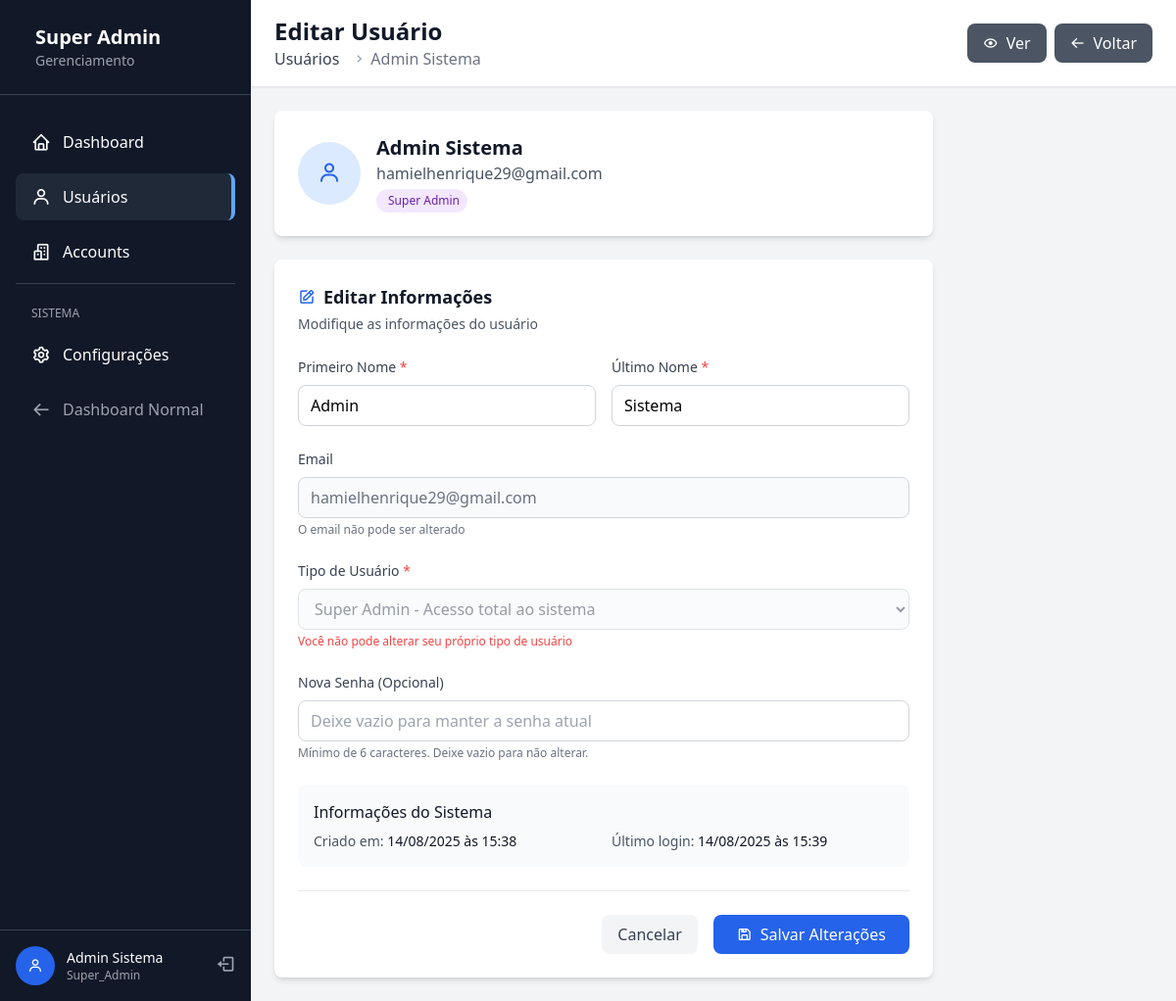
The app's page /super-admin/users/1/edit (signed in) with its own data.
### app/models/user.py (models this page shows, shortened)
class User(UserMixin, db.Model):
    __tablename__ = 'users'
    id = db.Column(db.Integer, primary_key=True)
    email = db.Column(db.String(120), unique=True, nullable=False, index=True)
    password_hash = db.Column(db.String(128), nullable=False)
    first_name = db.Column(db.String(50), nullable=False)
    last_name = db.Column(db.String(50), nullable=False)
    theme_preference = db.Column(db.String(10), default='light')
    role = db.Column(db.Enum(UserRole), nullable=False, default=UserRole.USER)
    created_at = db.Column(db.DateTime, default=datetime.utcnow, nullable=False)
    updated_at = db.Column(db.DateTime, default=datetime.utcnow, onupdate=datetime.utcnow)
    last_login = db.Column(db.DateTime)
    accounts = db.relationship('Account',
                              secondary=user_accounts,
                              backref=db.backref('users', lazy='dynamic'),
                              lazy='dynamic')
    def get_full_name(self):
        return f"{self.first_name} {self.last_name}"
    def is_super_admin(self):
        return self.role == UserRole.SUPER_ADMIN
    def get_accessible_accounts(self):
        if self.is_super_admin():
            from .account import Account, AccountStatus
            return Account.query.filter(Account.status == AccountStatus.ACTIVE).all()
        else:
            return self.accounts.filter_by(is_active=True).all()

### app/frontend/routes/super_admin/users.py (the view, shortened to what this page needs)
@users_bp.route('/<int:user_id>/edit', methods=['GET', 'POST'])
@super_admin_required
def edit(user_id):
    user = User.query.get_or_404(user_id)
    return render_template('super_admin/users/edit.html', user=user)

### app/frontend/routes/super_admin/__init__.py (called while the page is built)
def super_admin_required(f):
    @wraps(f)
    @login_required
    def decorated_function(*args, **kwargs):
        if not current_user.is_authenticated:
            flash('Você precisa estar logado!', 'error')
            return redirect(url_for('auth.login'))
        if not current_user.is_super_admin():
            flash('Acesso negado! Área restrita para Super Admin.', 'error')
            return redirect(url_for('main.dashboard'))
        return f(*args, **kwargs)
    return decorated_function

### app/frontend/templates/super_admin/users/edit.html (shortened to what this page needs)
{% extends "super_admin/base.html" %}
{% block page_title %}Editar Usuário{% endblock %}
{% block breadcrumb %}
<nav class="flex" aria-label="Breadcrumb">
    <ol class="inline-flex items-center space-x-1 md:space-x-3">
        <li class="inline-flex items-center">
            <a href="{{ url_for('super_admin.users.index') }}" class="text-gray-700 hover:text-blue-600">
                Usuários
            </a>
        </li>
        <li>
            <div class="flex items-center">
                <i class='bx bx-chevron-right text-gray-400'></i>
                <span class="ml-1 text-gray-500">{{ user.get_full_name() }}</span>
            </div>
        </li>
    </ol>
</nav>
{% endblock %}
{% block header_actions %}
<div class="flex space-x-2">
    <a href="{{ url_for('super_admin.users.view', user_id=user.id) }}"
       class="bg-gray-600 hover:bg-gray-700 text-white px-4 py-2 rounded-lg flex items-center transition-colors">
        <i class='bx bx-show mr-2'></i>
        Ver
    </a>
    <a href="{{ url_for('super_admin.users.index') }}"
       class="bg-gray-600 hover:bg-gray-700 text-white px-4 py-2 rounded-lg flex items-center transition-colors">
        <i class='bx bx-arrow-back mr-2'></i>
        Voltar
    </a>
</div>
{% endblock %}
{% block content %}
<div class="max-w-2xl">
    <div class="bg-white rounded-lg shadow-md p-6 mb-6">
        <div class="flex items-center">
            <div class="h-16 w-16 bg-blue-100 rounded-full flex items-center justify-center mr-4">
                <i class='bx bx-user text-blue-600 text-2xl'></i>
            </div>
            <div>
                <h3 class="text-xl font-semibold text-gray-900">{{ user.get_full_name() }}</h3>
                <p class="text-gray-600">{{ user.email }}</p>
                <div class="flex items-center mt-1">
                    {% if user.role.value == 'super_admin' %}
                        <span class="px-2 py-1 bg-purple-100 text-purple-800 text-xs rounded-full">
                            Super Admin
                        </span>
                    {% elif user.role.value == 'administrador' %}
                        <span class="px-2 py-1 bg-orange-100 text-orange-800 text-xs rounded-full">
                            <i class='bx bx-crown mr-1'></i>Administrador
                        </span>
                    {% else %}
                        <span class="px-2 py-1 bg-gray-100 text-gray-800 text-xs rounded-full">
                            <i class='bx bx-user mr-1'></i>Usuário
                        </span>
                    {% endif %}
                </div>
            </div>
        </div>
    </div>
    <div class="bg-white rounded-lg shadow-md p-6">
        <div class="mb-6">
            <h3 class="text-lg font-semibold text-gray-900 flex items-center">
                <i class='bx bx-edit text-blue-600 mr-2'></i>
                Editar Informações
            </h3>
            <p class="text-sm text-gray-600 mt-1">Modifique as informações do usuário</p>
        </div>
        <form method="POST" class="space-y-6">
            <div class="grid grid-cols-1 md:grid-cols-2 gap-4">
                <div>
                    <label class="block text-sm font-medium text-gray-700 mb-2">
                        Primeiro Nome <span class="text-red-500">*</span>
                    </label>
                    <input type="text"
                           name="first_name"
                           value="{{ user.first_name }}"
                           required
                           class="w-full px-3 py-2 border border-gray-300 rounded-lg focus:outline-none focus:ring-2 focus:ring-blue-500 focus:border-transparent">
                </div>
                <div>
                    <label class="block text-sm font-medium text-gray-700 mb-2">
                        Último Nome <span class="text-red-500">*</span>
                    </label>
                    <input type="text"
                           name="last_name"
                           value="{{ user.last_name }}"
                           required
                           class="w-full px-3 py-2 border border-gray-300 rounded-lg focus:outline-none focus:ring-2 focus:ring-blue-500 focus:border-transparent">
                </div>
            </div>
            <div>
                <label class="block text-sm font-medium text-gray-700 mb-2">
                    Email
                </label>
                <input type="email"
                       value="{{ user.email }}"
                       readonly
                       class="w-full px-3 py-2 border border-gray-300 rounded-lg bg-gray-50 text-gray-500 cursor-not-allowed">
                <p class="text-xs text-gray-500 mt-1">O email não pode ser alterado</p>
            </div>
            <div>
                <label class="block text-sm font-medium text-gray-700 mb-2">
                    Tipo de Usuário <span class="text-red-500">*</span>
                </label>
                <select name="role"
                        required
                        {% if user.id == current_user.id %}disabled{% endif %}
                        class="w-full px-3 py-2 border border-gray-300 rounded-lg focus:outline-none focus:ring-2 focus:ring-blue-500 focus:border-transparent
                        {% if user.id == current_user.id %}bg-gray-50 text-gray-500 cursor-not-allowed{% endif %}">
                    <option value="super_admin" {% if user.role.value == 'super_admin' %}selected{% endif %}>
                        Super Admin - Acesso total ao sistema
                    </option>
                </select>
                {% if user.id == current_user.id %}
                    <p class="text-xs text-red-500 mt-1">Você não pode alterar seu próprio tipo de usuário</p>
                {% endif %}
            </div>
            <div>
                <label class="block text-sm font-medium text-gray-700 mb-2">
                    Nova Senha (Opcional)
                </label>
                <input type="password"
                       name="new_password"
                       placeholder="Deixe vazio para manter a senha atual"
                       minlength="6"
                       class="w-full px-3 py-2 border border-gray-300 rounded-lg focus:outline-none focus:ring-2 focus:ring-blue-500 focus:border-transparent">
                <p class="text-xs text-gray-500 mt-1">Mínimo de 6 caracteres. Deixe vazio para não alterar.</p>
            </div>
            <div class="bg-gray-50 rounded-lg p-4">
                <h4 class="font-medium text-gray-900 mb-2">Informações do Sistema</h4>
                <div class="grid grid-cols-2 gap-4 text-sm">
                    <div>
                        <span class="text-gray-600">Criado em:</span>
                        <span class="text-gray-900">
                            {% if user.created_at %}
                                {{ user.created_at.strftime('%d/%m/%Y às %H:%M') }}
                            {% else %}
                                —
                            {% endif %}
                        </span>
                    </div>
                    <div>
                        <span class="text-gray-600">Último login:</span>
                        <span class="text-gray-900">
                            {% if user.last_login %}
                                {{ user.last_login.strftime('%d/%m/%Y às %H:%M') }}
                            {% else %}
                                Nunca
                            {% endif %}
                        </span>
                    </div>
                </div>
            </div>
            <div class="flex items-center justify-end space-x-4 pt-6 border-t border-gray-200">
                <a href="{{ url_for('super_admin.users.index') }}"
                   class="px-4 py-2 text-gray-700 bg-gray-100 hover:bg-gray-200 rounded-lg transition-colors">
                    Cancelar
                </a>
                <button type="submit"
                        class="px-6 py-2 bg-blue-600 hover:bg-blue-700 text-white rounded-lg transition-colors flex items-center">
                    <i class='bx bx-save mr-2'></i>
                    Salvar Alterações
                </button>
            </div>
        </form>
    </div>
</div>
{% endblock %}

### app/frontend/templates/super_admin/base.html (shortened to what this page needs)
<!DOCTYPE html>
<html lang="pt-BR">
<head>
    <link href="{{ url_for('static', filename='css/style.css') }}" rel="stylesheet">
    <link href='https://unpkg.com/boxicons@2.1.4/css/boxicons.min.css' rel='stylesheet'>
</head>
<body class="bg-gray-100">
    <div class="flex h-screen">
        <div class="w-64 bg-gray-900 text-white flex flex-col">
            <div class="p-6 border-b border-gray-700">
                <div class="flex items-center">
                    <div>
                        <h1 class="text-xl font-bold">Super Admin</h1>
                        <p class="text-sm text-gray-400">Gerenciamento</p>
                    </div>
                </div>
            </div>
            <nav class="flex-1 py-6">
                <ul class="space-y-2 px-4">
                    <li>
                        <a href="{{ url_for('super_admin.dashboard') }}"
                           class="flex items-center py-3 px-4 rounded-lg hover:bg-gray-800 transition-colors
                           {% if request.endpoint == 'super_admin.dashboard' %}bg-gray-800 border-r-4 border-blue-400{% endif %}">
                            <i class='bx bx-home text-xl mr-3'></i>
                            <span>Dashboard</span>
                        </a>
                    </li>
                    <li>
                        <a href="{{ url_for('super_admin.users.index') }}"
                           class="flex items-center py-3 px-4 rounded-lg hover:bg-gray-800 transition-colors
                           {% if 'users' in request.endpoint %}bg-gray-800 border-r-4 border-blue-400{% endif %}">
                            <i class='bx bx-user text-xl mr-3'></i>
                            <span>Usuários</span>
                        </a>
                    </li>
                    <li>
                        <a href="{{ url_for('super_admin.accounts.index') }}"
                           class="flex items-center py-3 px-4 rounded-lg hover:bg-gray-800 transition-colors
                           {% if 'accounts' in request.endpoint %}bg-gray-800 border-r-4 border-blue-400{% endif %}">
                            <i class='bx bx-buildings text-xl mr-3'></i>
                            <span>Accounts</span>
                        </a>
                    </li>
                    <li class="border-t border-gray-700 pt-4 mt-4">
                        <span class="text-xs text-gray-400 px-4">SISTEMA</span>
                    </li>
                    <li>
                        <a href="#" class="flex items-center py-3 px-4 rounded-lg hover:bg-gray-800 transition-colors">
                            <i class='bx bx-cog text-xl mr-3'></i>
                            <span>Configurações</span>
                        </a>
                    </li>
                    <li>
                        <a href="{{ url_for('main.dashboard') }}"
                           class="flex items-center py-3 px-4 rounded-lg hover:bg-gray-800 transition-colors text-gray-400">
                            <i class='bx bx-arrow-back text-xl mr-3'></i>
                            <span>Dashboard Normal</span>
                        </a>
                    </li>
                </ul>
            </nav>
            <div class="p-4 border-t border-gray-700">
                <div class="flex items-center">
                    <div class="h-10 w-10 bg-blue-600 rounded-full flex items-center justify-center mr-3">
                        <i class='bx bx-user text-white'></i>
                    </div>
                    <div class="flex-1">
                        <p class="text-sm font-medium">{{ current_user.get_full_name() }}</p>
                        <p class="text-xs text-gray-400">{{ current_user.role.value.title() }}</p>
                    </div>
                    <a href="{{ url_for('auth.logout') }}" class="text-gray-400 hover:text-white">
                        <i class='bx bx-log-out text-xl'></i>
                    </a>
                </div>
            </div>
        </div>
        <div class="flex-1 flex flex-col overflow-hidden">
            <header class="bg-white shadow-sm border-b">
                <div class="flex items-center justify-between px-6 py-4">
                    <div>
                        <h2 class="text-2xl font-bold text-gray-900">
                            {% block page_title %}Super Admin{% endblock %}
                        </h2>
                        {% block breadcrumb %}{% endblock %}
                    </div>
                    <div class="flex items-center space-x-4">
                        {% block header_actions %}{% endblock %}
                    </div>
                </div>
            </header>
            <main class="flex-1 overflow-auto p-6">
                {% block content %}{% endblock %}
            </main>
        </div>
    </div>
</body>
</html>

### records on screen
User: get_full_name "Admin Sistema", role.value "Super_Admin", email "hamielhenrique29@gmail.com", first_name "Admin", last_name "Sistema", role "Super Admin - Acesso total ao sistema", created_at "14/08/2025 às 15:38", last_login "14/08/2025 às 15:39"
